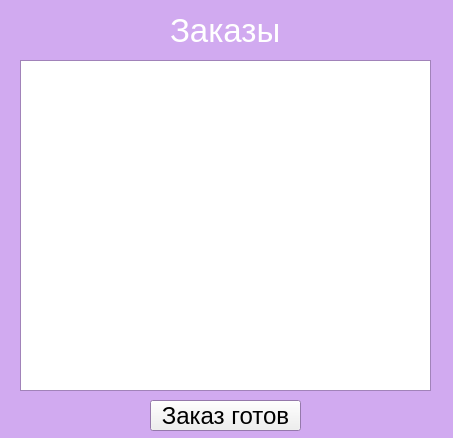
<?xml version="1.0" encoding="UTF-8"?>
<ui version="4.0">
 <class>cook</class>
 <widget class="QWidget" name="cook">
  <property name="geometry">
   <rect>
    <x>0</x>
    <y>0</y>
    <width>453</width>
    <height>438</height>
   </rect>
  </property>
  <property name="palette">
   <palette>
    <active>
     <colorrole role="WindowText">
      <brush brushstyle="SolidPattern">
       <color alpha="255">
        <red>255</red>
        <green>255</green>
        <blue>255</blue>
       </color>
      </brush>
     </colorrole>
     <colorrole role="Base">
      <brush brushstyle="SolidPattern">
       <color alpha="255">
        <red>255</red>
        <green>255</green>
        <blue>255</blue>
       </color>
      </brush>
     </colorrole>
     <colorrole role="Window">
      <brush brushstyle="SolidPattern">
       <color alpha="255">
        <red>209</red>
        <green>170</green>
        <blue>240</blue>
       </color>
      </brush>
     </colorrole>
    </active>
    <inactive>
     <colorrole role="WindowText">
      <brush brushstyle="SolidPattern">
       <color alpha="255">
        <red>255</red>
        <green>255</green>
        <blue>255</blue>
       </color>
      </brush>
     </colorrole>
     <colorrole role="Base">
      <brush brushstyle="SolidPattern">
       <color alpha="255">
        <red>255</red>
        <green>255</green>
        <blue>255</blue>
       </color>
      </brush>
     </colorrole>
     <colorrole role="Window">
      <brush brushstyle="SolidPattern">
       <color alpha="255">
        <red>209</red>
        <green>170</green>
        <blue>240</blue>
       </color>
      </brush>
     </colorrole>
    </inactive>
    <disabled>
     <colorrole role="WindowText">
      <brush brushstyle="SolidPattern">
       <color alpha="255">
        <red>120</red>
        <green>120</green>
        <blue>120</blue>
       </color>
      </brush>
     </colorrole>
     <colorrole role="Base">
      <brush brushstyle="SolidPattern">
       <color alpha="255">
        <red>209</red>
        <green>170</green>
        <blue>240</blue>
       </color>
      </brush>
     </colorrole>
     <colorrole role="Window">
      <brush brushstyle="SolidPattern">
       <color alpha="255">
        <red>209</red>
        <green>170</green>
        <blue>240</blue>
       </color>
      </brush>
     </colorrole>
    </disabled>
   </palette>
  </property>
  <property name="windowTitle">
   <string>Form</string>
  </property>
  <widget class="QLabel" name="label">
   <property name="geometry">
    <rect>
     <x>170</x>
     <y>10</y>
     <width>171</width>
     <height>41</height>
    </rect>
   </property>
   <property name="font">
    <font>
     <pointsize>25</pointsize>
    </font>
   </property>
   <property name="text">
    <string>Заказы</string>
   </property>
  </widget>
  <widget class="QPushButton" name="pushButton">
   <property name="geometry">
    <rect>
     <x>150</x>
     <y>400</y>
     <width>151</width>
     <height>31</height>
    </rect>
   </property>
   <property name="font">
    <font>
     <pointsize>18</pointsize>
    </font>
   </property>
   <property name="text">
    <string>Заказ готов</string>
   </property>
  </widget>
  <widget class="QTextBrowser" name="textBrowser">
   <property name="geometry">
    <rect>
     <x>20</x>
     <y>60</y>
     <width>411</width>
     <height>331</height>
    </rect>
   </property>
  </widget>
 </widget>
 <resources/>
 <connections/>
</ui>
